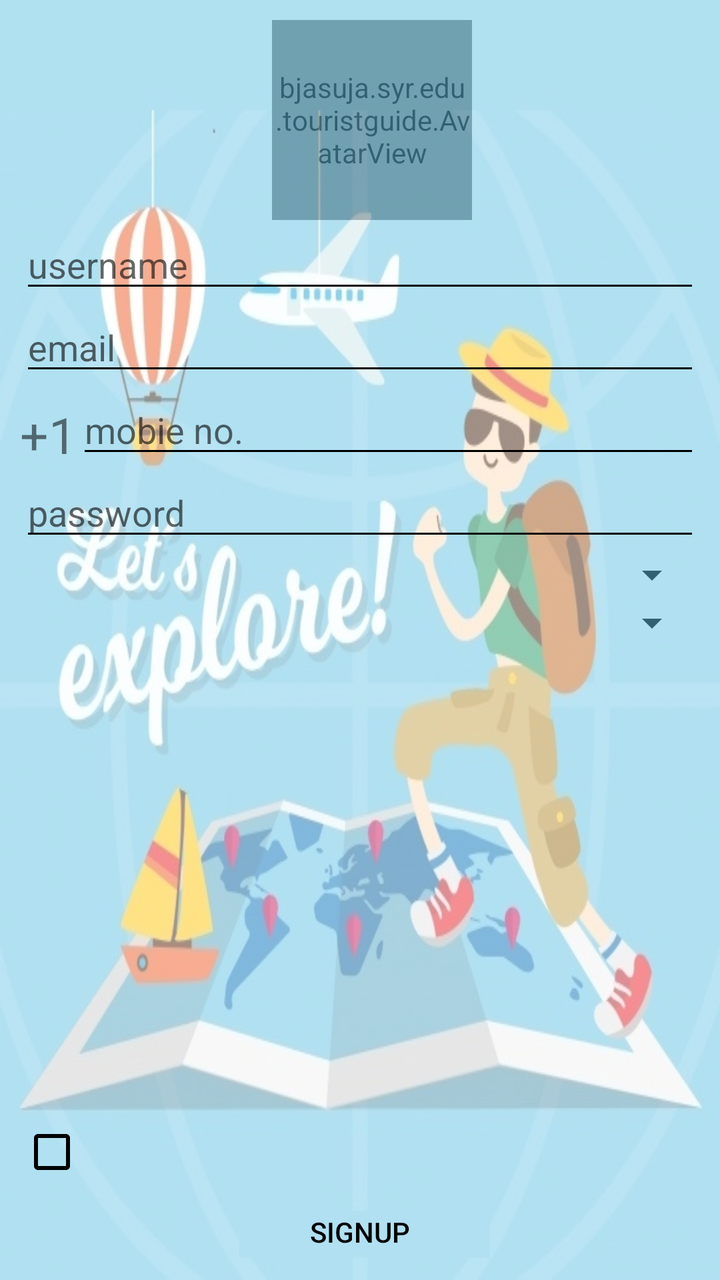
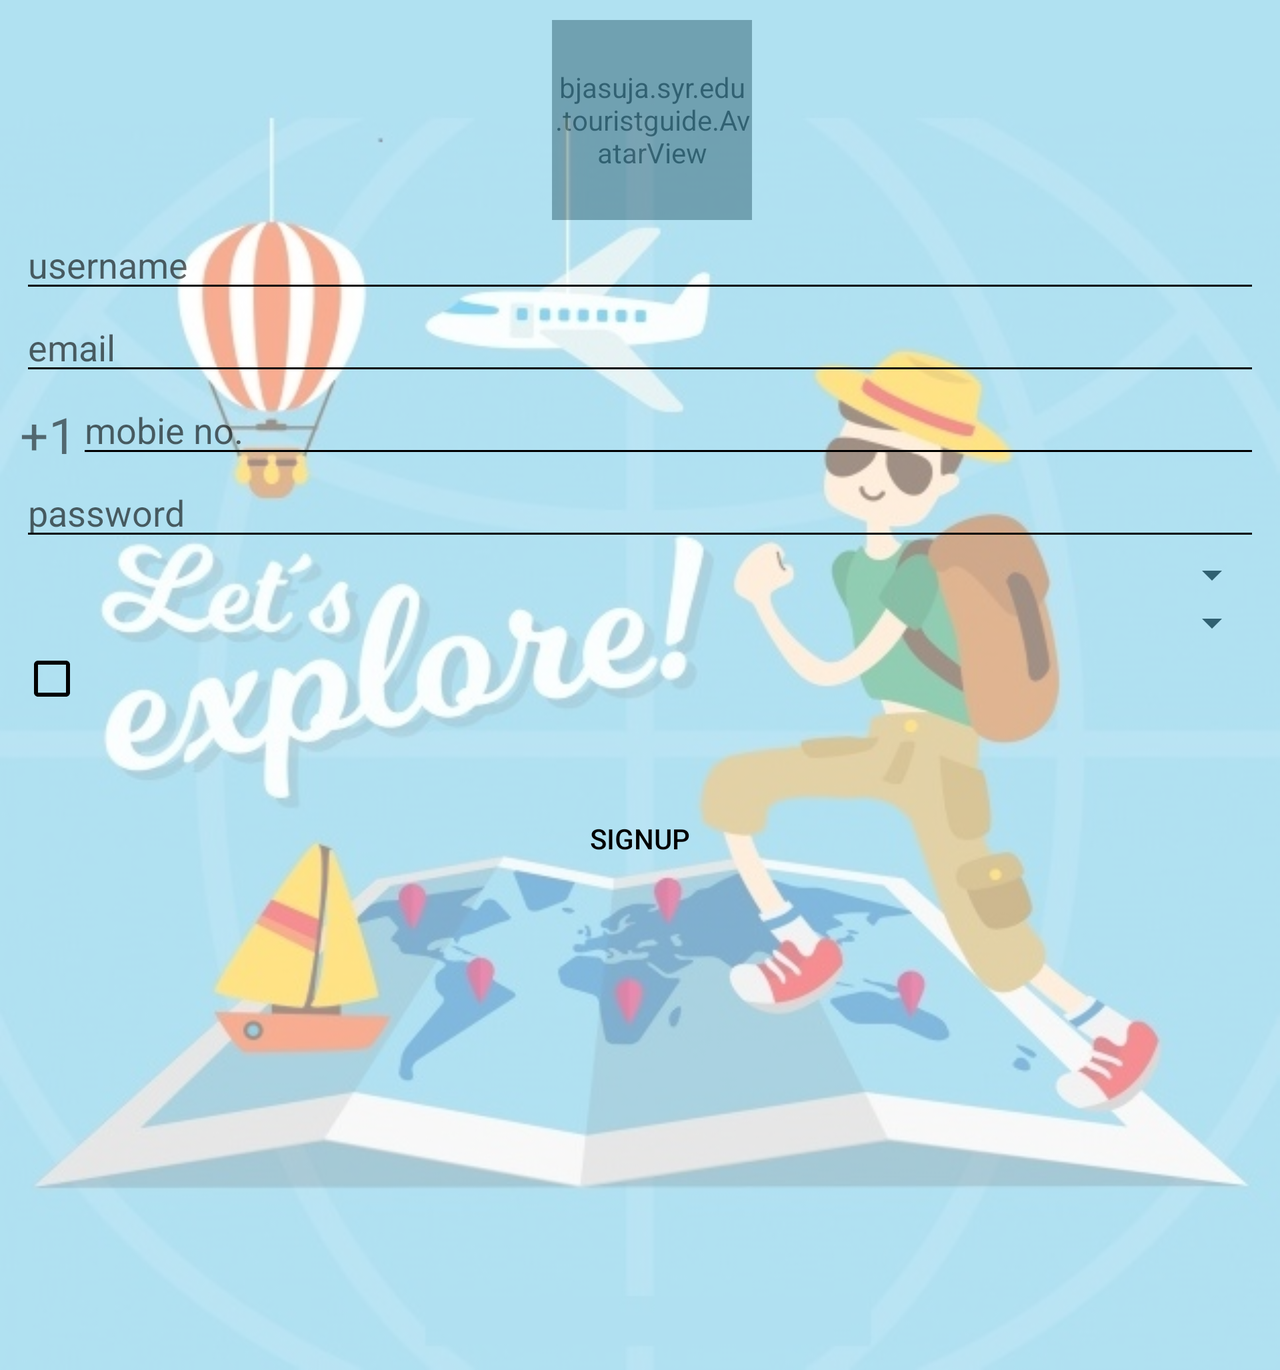

Compare how this app lays out the same screen by default and in its alternative resource folder. The renders come first, then the two layout files and the values they reference.
<!-- AndroidManifest.xml: application theme Touristguidetheme -->
<!-- res/layout/activity_signup.xml -->
<?xml version="1.0" encoding="utf-8"?>
<RelativeLayout xmlns:android="http://schemas.android.com/apk/res/android"
    xmlns:tools="http://schemas.android.com/tools"
    android:layout_width="match_parent"
    android:layout_height="match_parent"
    xmlns:app="http://schemas.android.com/apk/res-auto"
    tools:context=".Signup">

    <bjasuja.syr.edu.touristguide.AvatarView
        android:layout_width="100dp"
        android:layout_height="100dp"
        app:av_border_color="@android:color/black"
        app:av_border_width="3dp"
        app:av_text_size_percentage="35"
        android:id="@+id/imageButton"
        android:scaleType="fitXY"
        android:layout_alignParentTop="true"
        android:layout_alignLeft="@+id/button5"
        android:layout_marginTop="10dp"
        android:layout_centerHorizontal="true"
        android:background="@drawable/round_button"/>

    <ImageView
        android:id="@+id/imageView7"
        android:layout_width="fill_parent"
        android:layout_height="fill_parent"
        android:layout_gravity="center_horizontal"
        android:alpha="0.5"
        android:background="@drawable/tourist2" />



    <EditText
        android:layout_width="match_parent"
        android:layout_height="wrap_content"
        android:id="@+id/editText3"
        android:layout_below="@+id/imageButton"
        android:layout_centerHorizontal="true"
        android:layout_marginLeft="10dp"
        android:layout_marginRight="10dp"
        android:hint="username" />

    <EditText
        android:layout_width="wrap_content"
        android:layout_height="wrap_content"
        android:inputType="textEmailAddress"
        android:ems="10"
        android:id="@+id/editText4"
        android:layout_below="@+id/editText3"
        android:layout_alignParentLeft="true"
        android:layout_alignParentStart="true"
        android:layout_alignParentRight="true"
        android:layout_alignParentEnd="true"
        android:layout_marginLeft="10dp"
        android:layout_marginRight="10dp"
        android:hint="email" />

    <EditText
        android:layout_width="wrap_content"
        android:layout_height="wrap_content"
        android:inputType="phone"
        android:ems="10"
        android:id="@+id/editText5"
        android:hint="mobie no."
        android:layout_below="@+id/editText4"
        android:layout_alignParentRight="true"
        android:layout_alignParentEnd="true"
        android:layout_toRightOf="@+id/textView"
        android:layout_toEndOf="@+id/textView"
        android:layout_marginRight="10dp" />

    <TextView
        android:layout_width="wrap_content"
        android:layout_height="wrap_content"
        android:text="+1"
        android:id="@+id/textView"
        android:textSize="25dp"
        android:layout_alignBottom="@+id/editText5"
        android:layout_alignParentLeft="true"
        android:layout_alignParentStart="true"
        android:layout_marginLeft="10dp" />

    <EditText
        android:layout_width="wrap_content"
        android:layout_height="wrap_content"
        android:inputType="textPassword"
        android:ems="10"
        android:id="@+id/editText6"
        android:layout_below="@+id/editText5"
        android:layout_alignParentLeft="true"
        android:layout_alignParentStart="true"
        android:layout_alignRight="@+id/editText5"
        android:layout_alignEnd="@+id/editText5"
        android:layout_marginLeft="10dp"
        android:hint="password" />


    <Spinner
        android:id="@+id/spinner1"
        android:layout_width="match_parent"
        android:layout_height="wrap_content"
        android:layout_below="@+id/editText6"
        android:layout_toEndOf="@+id/textView"
        android:layout_alignParentLeft="true"
        android:layout_alignParentStart="true"
        android:layout_toRightOf="@+id/textView"
        android:layout_marginLeft="10dp"
        android:layout_marginRight="10dp"
        android:textAlignment="viewEnd"
        android:gravity="end" />

    <Spinner
        android:id="@+id/spinner2"
        android:layout_width="match_parent"
        android:layout_height="wrap_content"
        android:layout_below="@+id/spinner1"
        android:layout_toEndOf="@+id/spinner1"
        android:layout_alignParentLeft="true"
        android:layout_alignParentStart="true"
        android:layout_toRightOf="@+id/spinner1"
        android:layout_marginLeft="10dp"
        android:layout_marginRight="10dp"
        android:textAlignment="viewEnd"
        android:gravity="end"/>


    <Button
        android:layout_width="wrap_content"
        android:layout_height="wrap_content"
        android:text="Signup"
        android:id="@+id/button5"
        android:textColor="#000000"
        style="@style/Widget.AppCompat.Button.Borderless.Colored"
        android:layout_alignParentBottom="true"
        android:layout_centerHorizontal="true" />

    <CheckBox
        android:id="@+id/checkBox"
        android:layout_width="wrap_content"
        android:layout_height="wrap_content"
        android:layout_above="@+id/button5"
        android:layout_alignLeft="@+id/spinner2"
        android:layout_alignStart="@+id/spinner2" />

    <TextView
        android:id="@+id/textView2"
        android:layout_width="wrap_content"
        android:layout_height="wrap_content"
        android:layout_alignBottom="@+id/checkBox"
        android:layout_marginBottom="6dp"
        android:layout_marginLeft="6dp"
        android:layout_marginStart="6dp"
        android:layout_toRightOf="@+id/checkBox"
        android:layout_alignRight="@+id/spinner2"
        android:layout_alignEnd="@+id/spinner2"
        android:textColor="#000000"/>
</RelativeLayout>
<!-- resources referenced by this layout -->
<resources>
  <!-- drawable round_button (drawable) -->
  <?xml version="1.0" encoding="utf-8"?>
  <selector xmlns:android="http://schemas.android.com/apk/res/android"
      android:layout_height="match_parent"
      android:layout_width="match_parent">
      <item android:state_pressed="false">
          <shape android:shape="oval">
              <solid android:color="@color/colorPrimary"/>
          </shape>
      </item>
      <item android:state_pressed="true">
          <shape android:shape="oval">
              <solid android:color="@color/colorAccent"/>
          </shape>
  
      </item>
  </selector>
  <!-- drawable tourist2: jpg bitmap (drawable, 86629 bytes) -->
  <!-- from res/values-v21/ -->
  <style name="Touristguidetheme" parent="Theme.AppCompat.Light.NoActionBar">
          <item name="colorAccent">@android:color/holo_red_dark</item>
          <item name="android:colorBackground">@android:color/white</item>
          <item name="colorPrimaryDark">@android:color/holo_red_dark</item>
          <item name="android:navigationBarColor">@android:color/holo_red_dark</item>
          <item name="colorPrimary">@android:color/holo_red_dark</item>
          <item name="android:colorForeground">@android:color/black</item>
          <item name="android:statusBarColor">@android:color/holo_red_dark</item>
          <item name="android:textColorPrimary">@android:color/black</item>
          <item name="android:textColorPrimaryInverse">@android:color/white</item>
          <item name="android:textColorSecondaryInverse">@android:color/transparent</item>
          <item name="android:textColorSecondary">@android:color/black</item>
          <item name="android:windowBackground">@android:color/white</item>
      </style>
  <color name="colorPrimary">#98cc0000</color>
  <color name="colorAccent">#cc0202</color>
</resources>
<!-- res/layout-land/activity_signup.xml (the repository's variant of the layout above) -->
<!-- drawn on the phone turned sideways -->
<?xml version="1.0" encoding="utf-8"?>
<ScrollView xmlns:android="http://schemas.android.com/apk/res/android"
    xmlns:tools="http://schemas.android.com/tools"
    android:layout_width="match_parent"
    android:layout_height="match_parent"
    xmlns:app="http://schemas.android.com/apk/res-auto"
    tools:context=".Signup">

<RelativeLayout android:layout_width="match_parent"
android:layout_height="wrap_content">

    <bjasuja.syr.edu.touristguide.AvatarView
        android:layout_width="100dp"
        android:layout_height="100dp"
        app:av_border_color="@android:color/black"
        app:av_border_width="3dp"
        app:av_text_size_percentage="35"
        android:id="@+id/imageButton"
        android:scaleType="fitXY"
        android:layout_alignParentTop="true"
        android:layout_alignLeft="@+id/button5"
        android:layout_marginTop="10dp"
        android:layout_centerHorizontal="true"
        android:background="@drawable/round_button"/>

    <ImageView
        android:id="@+id/imageView7"
        android:layout_width="fill_parent"
        android:layout_height="fill_parent"
        android:layout_gravity="center_horizontal"
        android:alpha="0.5"
        android:background="@drawable/tourist2" />



    <EditText
        android:layout_width="match_parent"
        android:layout_height="wrap_content"
        android:id="@+id/editText3"
        android:layout_below="@+id/imageButton"
        android:layout_centerHorizontal="true"
        android:layout_marginLeft="10dp"
        android:layout_marginRight="10dp"
        android:hint="username" />

    <EditText
        android:layout_width="wrap_content"
        android:layout_height="wrap_content"
        android:inputType="textEmailAddress"
        android:ems="10"
        android:id="@+id/editText4"
        android:layout_below="@+id/editText3"
        android:layout_alignParentLeft="true"
        android:layout_alignParentStart="true"
        android:layout_alignParentRight="true"
        android:layout_alignParentEnd="true"
        android:layout_marginLeft="10dp"
        android:layout_marginRight="10dp"
        android:hint="email" />

    <EditText
        android:layout_width="wrap_content"
        android:layout_height="wrap_content"
        android:inputType="phone"
        android:ems="10"
        android:id="@+id/editText5"
        android:hint="mobie no."
        android:layout_below="@+id/editText4"
        android:layout_alignParentRight="true"
        android:layout_alignParentEnd="true"
        android:layout_toRightOf="@+id/textView"
        android:layout_toEndOf="@+id/textView"
        android:layout_marginRight="10dp" />

    <TextView
        android:layout_width="wrap_content"
        android:layout_height="wrap_content"
        android:text="+1"
        android:id="@+id/textView"
        android:textSize="25dp"
        android:layout_alignBottom="@+id/editText5"
        android:layout_alignParentLeft="true"
        android:layout_alignParentStart="true"
        android:layout_marginLeft="10dp" />

    <EditText
        android:layout_width="wrap_content"
        android:layout_height="wrap_content"
        android:inputType="textPassword"
        android:ems="10"
        android:id="@+id/editText6"
        android:layout_below="@+id/editText5"
        android:layout_alignParentLeft="true"
        android:layout_alignParentStart="true"
        android:layout_alignRight="@+id/editText5"
        android:layout_alignEnd="@+id/editText5"
        android:layout_marginLeft="10dp"
        android:hint="password" />


    <Spinner
        android:id="@+id/spinner1"
        android:layout_width="match_parent"
        android:layout_height="wrap_content"
        android:layout_below="@+id/editText6"
        android:layout_toEndOf="@+id/textView"
        android:layout_alignParentLeft="true"
        android:layout_alignParentStart="true"
        android:layout_toRightOf="@+id/textView"
        android:layout_marginLeft="10dp"
        android:layout_marginRight="10dp"
        android:textAlignment="viewEnd"
        android:gravity="end" />

    <Spinner
        android:id="@+id/spinner2"
        android:layout_width="match_parent"
        android:layout_height="wrap_content"
        android:layout_below="@+id/spinner1"
        android:layout_toEndOf="@+id/spinner1"
        android:layout_alignParentLeft="true"
        android:layout_alignParentStart="true"
        android:layout_toRightOf="@+id/spinner1"
        android:layout_marginLeft="10dp"
        android:layout_marginRight="10dp"
        android:textAlignment="viewEnd"
        android:gravity="end"/>


    <Button
        android:layout_width="wrap_content"
        android:layout_height="wrap_content"
        android:text="Signup"
        android:id="@+id/button5"
        android:textColor="#000000"
        android:layout_marginTop="40dp"
        style="@style/Widget.AppCompat.Button.Borderless.Colored"
        android:layout_below="@id/checkBox"
        android:layout_centerHorizontal="true" />

    <CheckBox
        android:id="@+id/checkBox"
        android:layout_width="wrap_content"
        android:layout_height="wrap_content"
        android:layout_below="@+id/spinner2"
        android:layout_alignLeft="@+id/spinner2"
        android:layout_alignStart="@+id/spinner2" />

    <TextView
        android:id="@+id/textView2"
        android:layout_width="wrap_content"
        android:layout_height="wrap_content"
        android:layout_alignBottom="@+id/checkBox"
        android:layout_marginBottom="6dp"
        android:layout_marginLeft="6dp"
        android:layout_marginStart="6dp"
        android:layout_toRightOf="@+id/checkBox"
        android:layout_alignRight="@+id/spinner2"
        android:layout_alignEnd="@+id/spinner2"
        android:textColor="#000000"/>
</RelativeLayout>
</ScrollView>
